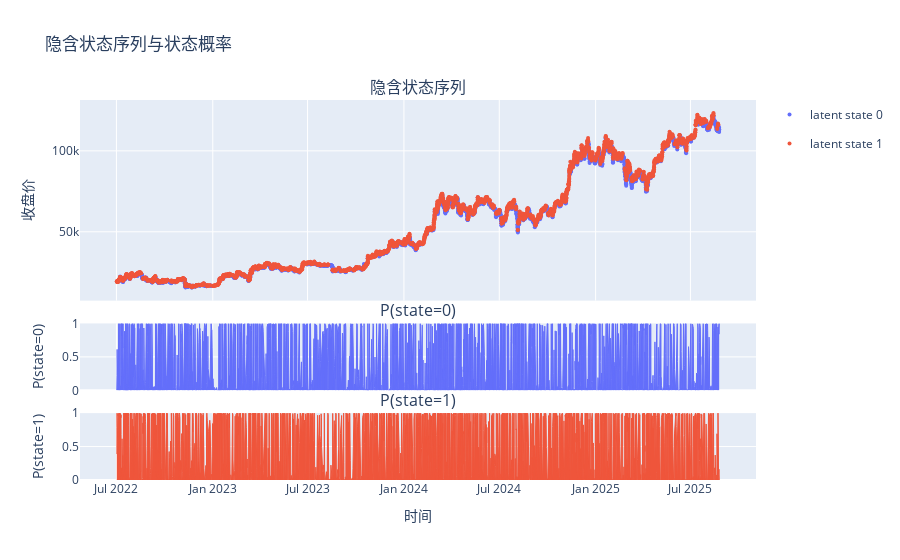

Notebook source saved alongside this figure:
### Code cell
from research.labeler.gmm_labeler import GMMLabeler

labeler_L4 = GMMLabeler(merged_bar, 4)
labeler_L4.plot_label_on_candles()

### Figure 1 — Plotly figure (JSON) as saved in the notebook; plotly's stock layout.template omitted (floating-point values rounded to 4 significant figures; data arrays with more than 128 entries replaced by an {"elided": "..."} marker saying what was removed)
{"data": [{"legendgroup": "state_0", "marker": {"color": "#636EFA", "size": 4}, "mode": "markers", "name": "latent state 0", "showlegend": true, "x": {"elided": "2563 str values"}, "y": {"elided": "2563 float values"}, "type": "scatter", "xaxis": "x", "yaxis": "y"}, {"legendgroup": "state_1", "marker": {"color": "#EF553B", "size": 4}, "mode": "markers", "name": "latent state 1", "showlegend": true, "x": {"elided": "3222 str values"}, "y": {"elided": "3222 float values"}, "type": "scatter", "xaxis": "x", "yaxis": "y"}, {"fill": "tozeroy", "fillcolor": "#636EFA", "legendgroup": "state_0", "line": {"color": "#636EFA", "width": 1}, "mode": "lines", "name": "P(state=0)", "opacity": 0.7, "showlegend": false, "x": {"elided": "5785 str values"}, "y": {"elided": "5785 float values"}, "type": "scatter", "xaxis": "x2", "yaxis": "y2"}, {"fill": "tozeroy", "fillcolor": "#EF553B", "legendgroup": "state_1", "line": {"color": "#EF553B", "width": 1}, "mode": "lines", "name": "P(state=1)", "opacity": 0.7, "showlegend": false, "x": {"elided": "5785 str values"}, "y": {"elided": "5785 float values"}, "type": "scatter", "xaxis": "x3", "yaxis": "y3"}], "layout": {"xaxis": {"anchor": "y", "domain": [0.0, 1.0], "matches": "x3", "showticklabels": false}, "yaxis": {"anchor": "x", "domain": [0.472, 1.0], "title": {"text": "收盘价"}}, "xaxis2": {"anchor": "y2", "domain": [0.0, 1.0], "matches": "x3", "showticklabels": false}, "yaxis2": {"anchor": "x2", "domain": [0.236, 0.412], "title": {"text": "P(state=0)"}, "range": [0, 1]}, "xaxis3": {"anchor": "y3", "domain": [0.0, 1.0], "title": {"text": "时间"}}, "yaxis3": {"anchor": "x3", "domain": [0.0, 0.176], "title": {"text": "P(state=1)"}, "range": [0, 1]}, "annotations": [{"font": {"size": 16}, "showarrow": false, "text": "隐含状态序列", "x": 0.5, "xanchor": "center", "xref": "paper", "y": 1.0, "yanchor": "bottom", "yref": "paper"}, {"font": {"size": 16}, "showarrow": false, "text": "P(state=0)", "x": 0.5, "xanchor": "center", "xref": "paper", "y": 0.412, "yanchor": "bottom", "yref": "paper"}, {"font": {"size": 16}, "showarrow": false, "text": "P(state=1)", "x": 0.5, "xanchor": "center", "xref": "paper", "y": 0.176, "yanchor": "bottom", "yref": "paper"}], "title": {"text": "隐含状态序列与状态概率"}, "showlegend": true, "hovermode": "x unified"}}
